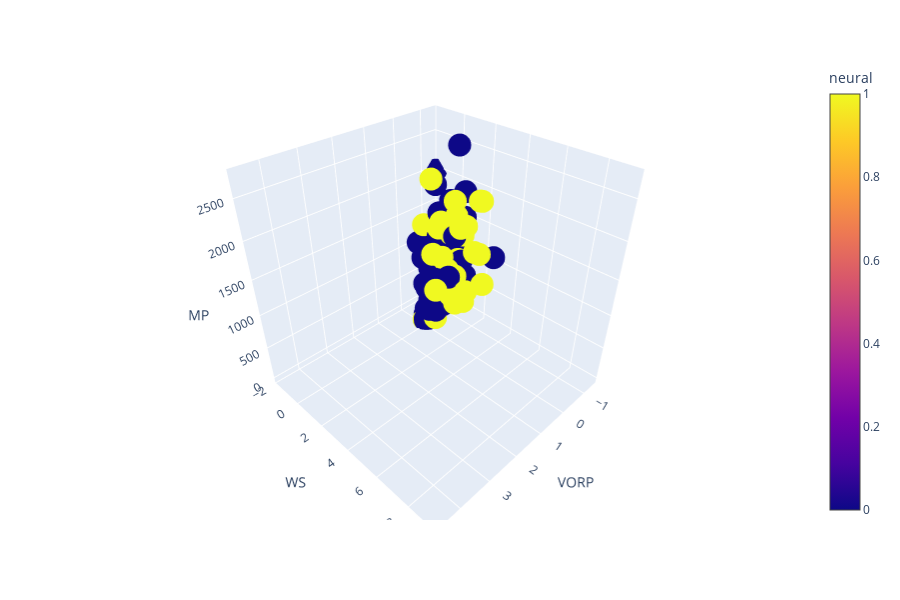

The cell this chart's notebook holds for it:
### Code cell
fig = px.scatter_3d(test_master_w_predictions, x='VORP', y='WS', z='MP',
              color='neural', hover_name='Player_name', hover_data=['USG%', 'PER', 'MP', 'VORP', 'Age'])
# fig.update_layout(scene=dict(xaxis=dict(range=[-15,10],),))
fig.show()

### Figure 1 — Plotly figure (JSON) as saved in the notebook; plotly's stock layout.template omitted (floating-point values rounded to 4 significant figures; data arrays with more than 128 entries replaced by an {"elided": "..."} marker saying what was removed)
{"data": [{"customdata": {"elided": "164x5 float values"}, "hoverlabel": {"namelength": 0}, "hovertemplate": "<b>%{hovertext}</b><br><br>VORP=%{customdata[3]}<br>WS=%{y}<br>MP=%{customdata[2]}<br>USG%=%{customdata[0]}<br>PER=%{customdata[1]}<br>Age=%{customdata[4]}<br>neural=%{marker.color}", "hovertext": {"elided": "164 str values"}, "legendgroup": "", "marker": {"color": {"elided": "164 int values"}, "coloraxis": "coloraxis", "symbol": "circle"}, "mode": "markers", "name": "", "scene": "scene", "showlegend": false, "type": "scatter3d", "x": {"elided": "164 float values"}, "y": {"elided": "164 float values"}, "z": {"elided": "164 int values"}}], "layout": {"coloraxis": {"colorbar": {"title": {"text": "neural"}}, "colorscale": [[0, "#0d0887"], [0.1111, "#46039f"], [0.2222, "#7201a8"], [0.3333, "#9c179e"], [0.4444, "#bd3786"], [0.5556, "#d8576b"], [0.6667, "#ed7953"], [0.7778, "#fb9f3a"], [0.8889, "#fdca26"], [1, "#f0f921"]]}, "height": 600, "legend": {"tracegroupgap": 0}, "margin": {"t": 60}, "scene": {"domain": {"x": [0, 0.98], "y": [0, 1]}, "xaxis": {"title": {"text": "VORP"}}, "yaxis": {"title": {"text": "WS"}}, "zaxis": {"title": {"text": "MP"}}}}}
